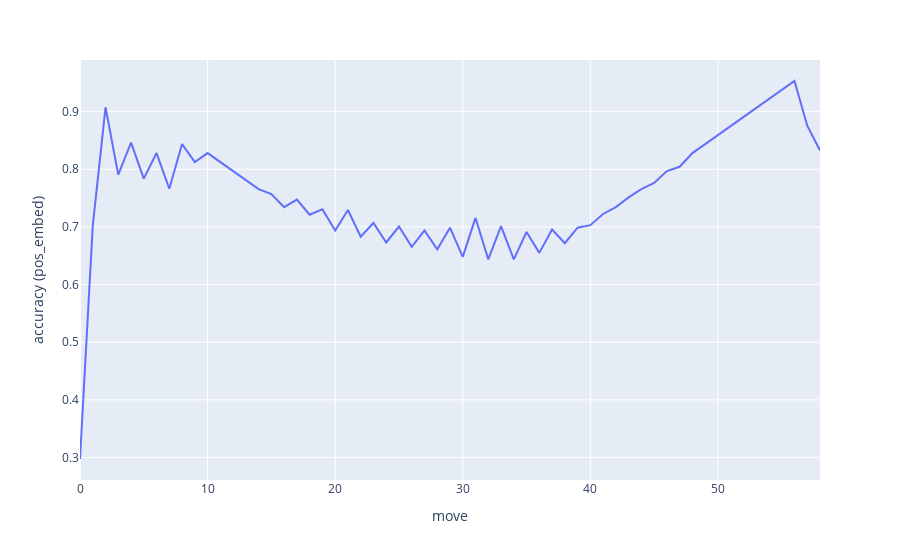

The cell this chart's notebook holds for it:
### Markdown cell above
A-ha! That's it. In fact, it is quite understandable: for example, if we know that it's just a second move, we can be sure that corners are empty. The model extract this kind of information from the positional encoding. Good to know! Let's investigate further: how does the accuracy depend on the specific moment?

### Code cell
line(
    torch.from_numpy(
        correct_predictions(focus_cache["pos_embed"]).mean(axis=(0, 2, 3))
    ),
    xaxis="move",
    yaxis="accuracy (pos_embed)",
)

### Figure 1 — Plotly figure (JSON) as saved in the notebook; plotly's stock layout.template omitted (floating-point values rounded to 4 significant figures)
{"data": [{"hovertemplate": "move=%{x}<br>accuracy (pos_embed)=%{y}<extra></extra>", "legendgroup": "", "line": {"color": "#636efa", "dash": "solid"}, "marker": {"symbol": "circle"}, "mode": "lines", "name": "", "orientation": "v", "showlegend": false, "type": "scatter", "x": [0, 1, 2, 3, 4, 5, 6, 7, 8, 9, 10, 11, 12, 13, 14, 15, 16, 17, 18, 19, 20, 21, 22, 23, 24, 25, 26, 27, 28, 29, 30, 31, 32, 33, 34, 35, 36, 37, 38, 39, 40, 41, 42, 43, 44, 45, 46, 47, 48, 49, 50, 51, 52, 53, 54, 55, 56, 57, 58], "xaxis": "x", "y": [0.2975, 0.7019, 0.9075, 0.7906, 0.8462, 0.7837, 0.8281, 0.7662, 0.8438, 0.8125, 0.8281, 0.8125, 0.7969, 0.7812, 0.7656, 0.7569, 0.7344, 0.7475, 0.7212, 0.7306, 0.6937, 0.7294, 0.6831, 0.7069, 0.6731, 0.7006, 0.6656, 0.6937, 0.6613, 0.6987, 0.6481, 0.7156, 0.6438, 0.7013, 0.6438, 0.6913, 0.655, 0.6956, 0.6719, 0.6987, 0.7031, 0.7225, 0.7344, 0.7512, 0.7656, 0.7762, 0.7969, 0.8044, 0.8281, 0.8438, 0.8594, 0.875, 0.8906, 0.9062, 0.9219, 0.9375, 0.9531, 0.8756, 0.8325], "yaxis": "y"}], "layout": {"legend": {"tracegroupgap": 0}, "margin": {"t": 60}, "xaxis": {"anchor": "y", "domain": [0, 1], "title": {"text": "move"}}, "yaxis": {"anchor": "x", "domain": [0, 1], "title": {"text": "accuracy (pos_embed)"}}}}
